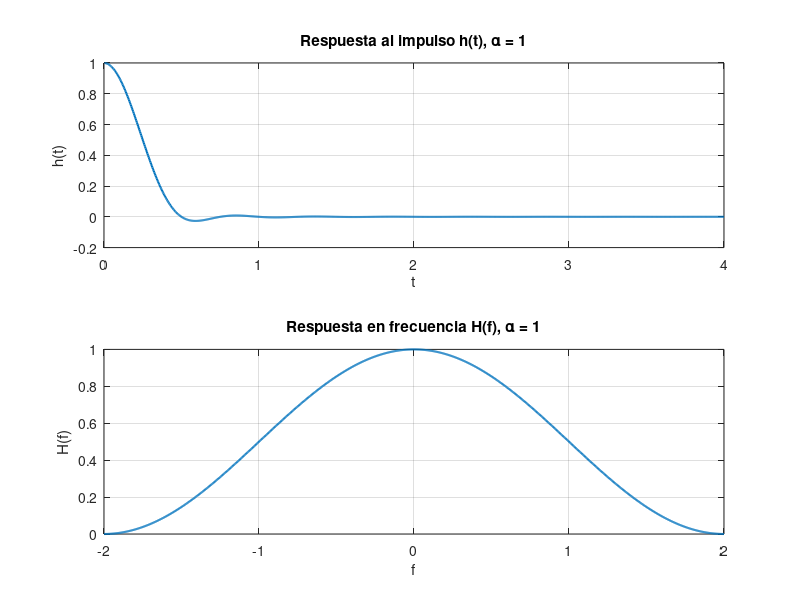

MATLAB code to generate this figure:
B = 1;                     % Ancho de banda 

T = 1 / (2 * B);           % Tiempo de símbolo

t = linspace(0, 8*T, 1000);   % T >= 0

f = linspace(-2*B, 2*B, 1000); % Frecuencia 

% Roll-off α 
alpha1 = 0;
alpha2 = 0.25;
alpha3 = 0.75;
alpha4 = 1;

%ALPHA
alpha = alpha4; 

% Respuesta al impulso h(t)
h = zeros(size(t));
for k = 1:length(t)
    if abs(2*alpha*t(k)/T) == 1
        h(k) = alpha / (2*T) * sin(pi/(2*alpha));% importante  
    else
        sinc_part = sin(pi*t(k)/T) / (pi*t(k)/T);
        cos_part = cos(pi*alpha*t(k)/T);
        denom = 1 - (2*alpha*t(k)/T)^2;
        h(k) = sinc_part * cos_part / denom;
    end
end

% Respuesta en frecuencia H(f)
H = zeros(size(f));
f1 = (1 - alpha) * B;
f2 = (1 + alpha) * B;

for k = 1:length(f)
    af = abs(f(k));
    if af < f1
        H(k) = 1;
    elseif af >= f1 && af < f2
        H(k) = 0.5 * (1 + cos(pi * (af - f1) / (2 * alpha * B)));
    else
        H(k) = 0;
    end
end

%Gráficas
figure;

subplot(2,1,1);
plot(t, h, 'LineWidth', 1.5);
title(['Respuesta al impulso h(t), \alpha = ', num2str(alpha)]);
xlabel('t'); ylabel('h(t)');
grid on;

subplot(2,1,2);
plot(f, H, 'LineWidth', 1.5);
title(['Respuesta en frecuencia H(f), \alpha = ', num2str(alpha)]);
xlabel('f'); ylabel('H(f)');
grid on;
